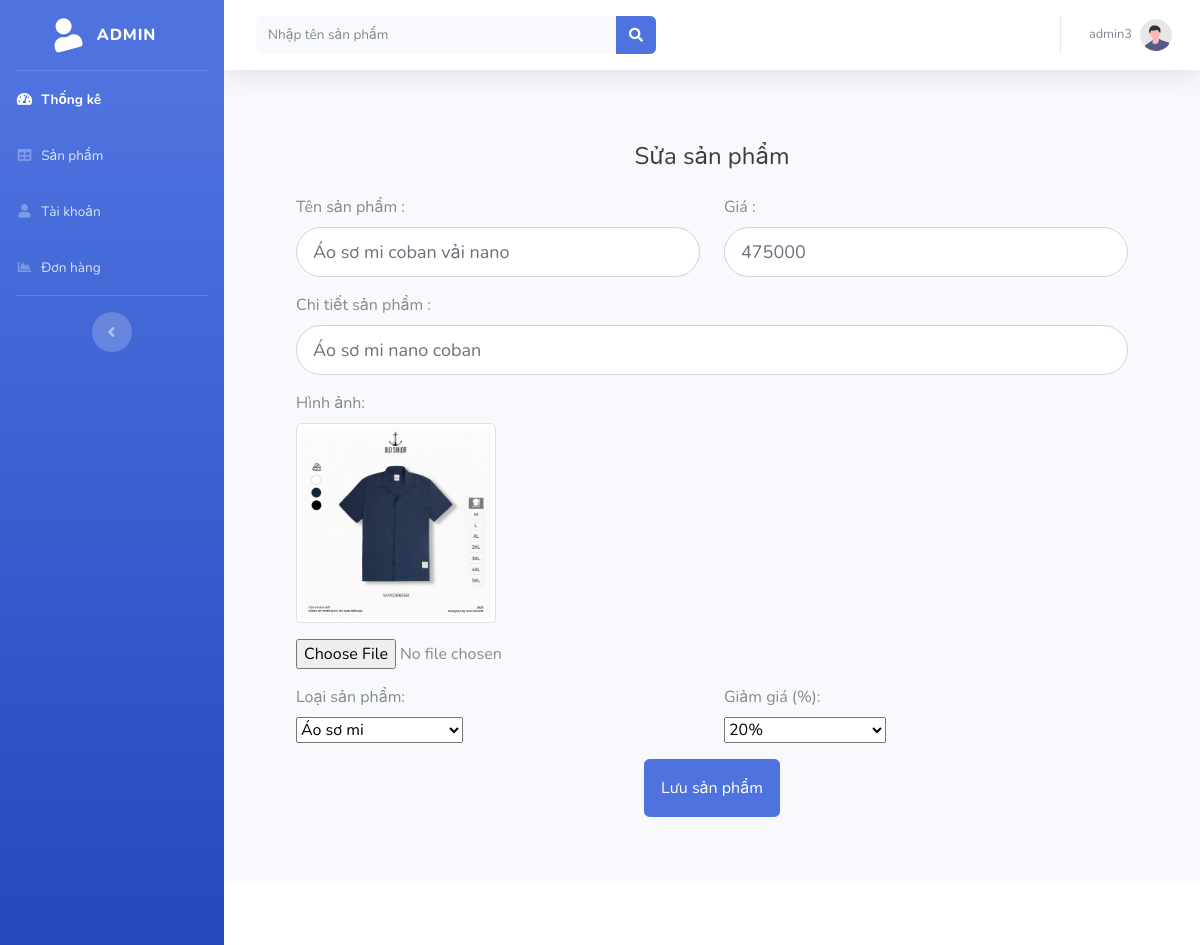
The page /product/edit/16 (signed in) on the database its author committed.
### tables this page shows
CREATE TABLE `products` (
  `id` int(11) NOT NULL,
  `name` varchar(150) NOT NULL,
  `description` varchar(500) NOT NULL,
  `price` double NOT NULL,
  `image` varchar(300) DEFAULT NULL,
  `category` varchar(300) NOT NULL,
  `discount` int(11) DEFAULT NULL
);

### index.php (called while the page is built, shortened)
<?php
require_once 'config/database.php';
require_once 'app/models/ProductModel.php';
$url = $_GET['url'] ?? '';
$url = rtrim($url, '/');
$url = filter_var($url, FILTER_SANITIZE_URL);
$url = explode('/', $url);
$action = isset($url[1]) && $url[1] != '' ? $url[1] : 'index';
$controller = new $controllerName();
call_user_func_array([$controller, $action], array_slice($url, 2));

### config/database.php (called while the page is built, shortened)
<?php
class Database {
    private $host = "localhost";
    private $db_name = "shop_clothing";
    private $username = "root";
    private $password = "";
    public function getConnection() {
        $this->conn = null;
        try {
            $this->conn = new PDO("mysql:host=" . $this->host . ";dbname=" . $this->db_name, $this->username, $this->password);
            $this->conn->exec("set names utf8");
        } catch(PDOException $exception) {
            echo "Connection error: " . $exception->getMessage();
        }
        return $this->conn;
    }
}

### app/models/ProductModel.php (called while the page is built, shortened)
<?php
class ProductModel {
    private $conn;
    private $table_name = "products";
    public function __construct($db) {
        $this->conn = $db;
    }
    function getProductById($id) {
        $query = "SELECT * FROM " . $this->table_name . " WHERE id = :id";
        $stmt = $this->conn->prepare($query);
        $stmt->bindParam(':id', $id);
        $stmt->execute();
        $result = $stmt->fetch(PDO::FETCH_OBJ);
        return $result;
    }
}

### app/views/product/edit.php (the view, shortened to what this page needs)
<?php
include_once 'app/views/share/header.php';
?>
<div class="card-body p-5">
    <div class="text-center">
        <h1 class="h4 text-gray-900 mb-4">Sửa sản phẩm</h1>
    </div>
    <form class="user" action="/shopclothing/product/save" method="post" enctype="multipart/form-data">
        <div class="form-group row">
            <div class="col-sm-6 mb-3 mb-sm-0">
                <label for="discount">Tên sản phẩm :</label><br>
                <input value="<?= $product->name ?>" type="text" class="form-control form-control-user" id="name" name="name">
            </div>
            <div class="col-sm-6">
                <label for="discount">Giá :</label><br>
                <input value="<?= $product->price ?>" type="number" class="form-control form-control-user" id="price" name="price" placeholder="Product Price">
            </div>
        </div>
        <div class="form-group">
            <label for="discount">Chi tiết sản phẩm :</label><br>
            <input value="<?= $product->description ?>" type="text" class="form-control form-control-user" id="description" name="description" placeholder="Product Description">
        </div>
        <div class="form-group">
            <label for="discount">Hình ảnh:</label><br>
            <?php
            if (empty($product->image) || !file_exists($product->image)) {
                echo "No Image!";
            } else {
                echo "<img src='/shopclothing/" . $product->image . "' alt='' class='img-thumbnail' style='max-width: 200px; max-height: 200px;' />";
            }
            ?>
        </div>
        <div class="form-group">
            <input type="file" class="form-control-file image-input" id="image" name="image">
        </div>
        <div class="form-group row">
        <div class="col-sm-6 ">
            <label for="category">Loại sản phẩm:</label><br>
            <select id="category" name="category"  >
                <option value="Áo sơ mi" <?php echo ($product->category == "Áo sơ mi") ? "selected" : ""; ?>>Áo sơ mi</option>
            </select>
        </div>
        <div class="col-sm-6">
            <label for="discount">Giảm giá (%):</label><br>
            <select id="discount" name="discount">
                <option value="20" <?php echo ($product->discount == "20") ? "selected" : ""; ?>>20%</option>
            </select>
        </div>
        </div>
        <div class="form-group text-center">
            <button class="btn btn-primary btn-icon-split p-3">
                Lưu sản phẩm
            </button>
        </div>
    </form>
</div>
<?php
include_once 'app/views/share/footer.php';
?>

### rows shown on the page
products: name "Áo sơ mi coban vải nano", price "475000", description "Áo sơ mi nano coban", image (picture), category "Áo sơ mi", discount "20%"

### other values the page prints
$_SESSION['username'] "admin3"
